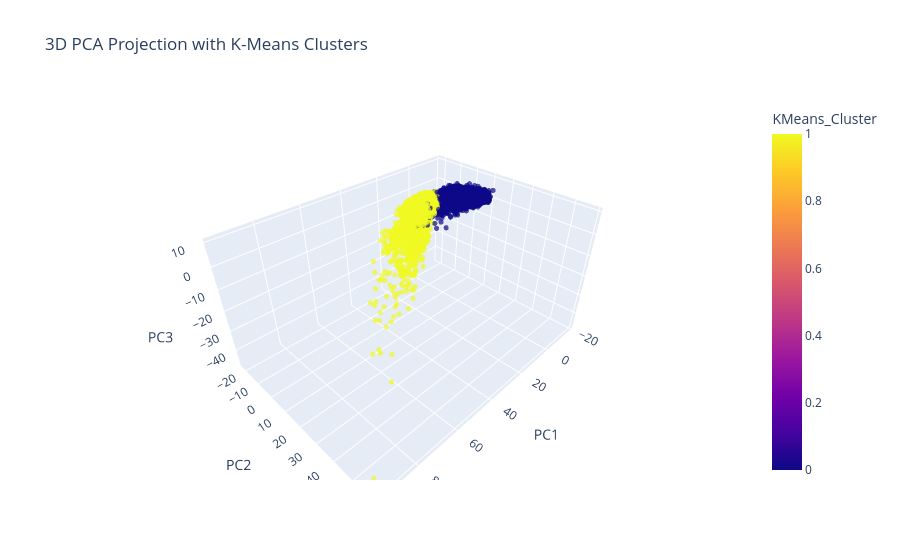

The notebook cell this image was saved under:
### Code cell
import plotly.express as px

# Use the first three principal components
X_3d = X_train_pca_reduced[:, :3]

# Create a DataFrame for visualization
pca_3d_df = pd.DataFrame(
    X_3d,
    columns=["PC1", "PC2", "PC3"]
)

pca_3d_df["KMeans_Cluster"] = kmeans_models[2].labels_
pca_3d_df["DBSCAN_Cluster"] = dbscan_labels
pca_3d_df["Hierarchical_Cluster"] = hierarchical_labels

# Interactive 3D visualization using K-Means clusters
fig = px.scatter_3d(
    pca_3d_df,
    x="PC1",
    y="PC2",
    z="PC3",
    color="KMeans_Cluster",
    title="3D PCA Projection with K-Means Clusters",
    opacity=0.7
)

fig.update_traces(
    marker=dict(size=3)
)

fig.show()

### Figure 1 — Plotly figure (JSON) as saved in the notebook; plotly's stock layout.template omitted (floating-point values rounded to 4 significant figures; data arrays with more than 128 entries replaced by an {"elided": "..."} marker saying what was removed)
{"data": [{"hovertemplate": "PC1=%{x}<br>PC2=%{y}<br>PC3=%{z}<br>KMeans_Cluster=%{marker.color}<extra></extra>", "legendgroup": "", "marker": {"color": {"elided": "7352 int values"}, "coloraxis": "coloraxis", "opacity": 0.7, "size": 3, "symbol": "circle"}, "mode": "markers", "name": "", "scene": "scene", "showlegend": false, "type": "scatter3d", "x": {"elided": "7352 float values"}, "y": {"elided": "7352 float values"}, "z": {"elided": "7352 float values"}}], "layout": {"coloraxis": {"colorbar": {"title": {"text": "KMeans_Cluster"}}, "colorscale": [[0, "#0d0887"], [0.1111, "#46039f"], [0.2222, "#7201a8"], [0.3333, "#9c179e"], [0.4444, "#bd3786"], [0.5556, "#d8576b"], [0.6667, "#ed7953"], [0.7778, "#fb9f3a"], [0.8889, "#fdca26"], [1, "#f0f921"]]}, "legend": {"tracegroupgap": 0}, "scene": {"domain": {"x": [0, 1], "y": [0, 1]}, "xaxis": {"title": {"text": "PC1"}}, "yaxis": {"title": {"text": "PC2"}}, "zaxis": {"title": {"text": "PC3"}}}, "title": {"text": "3D PCA Projection with K-Means Clusters"}}}
